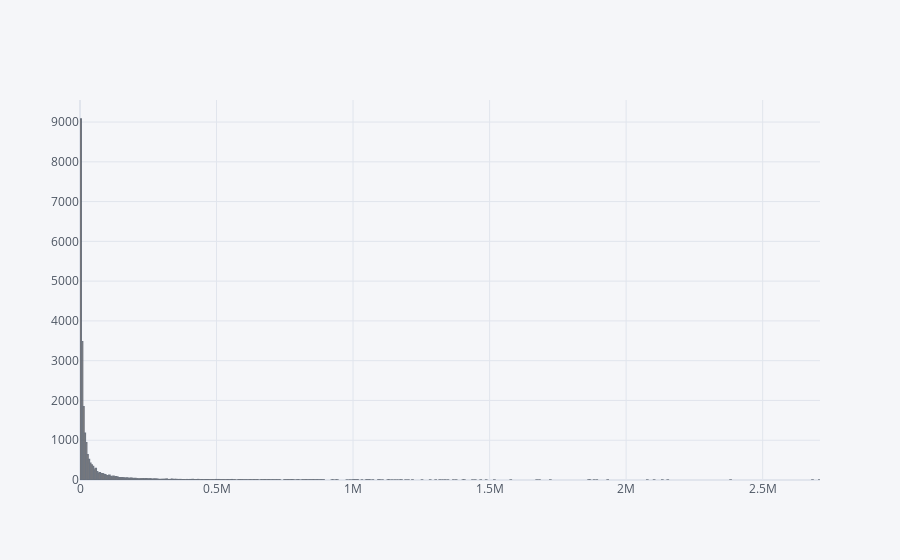

The code cell stored with this chart in its notebook:
### Code cell
plt.figure(figsize=(20,8))
df['votes'].iplot(kind='hist')
plt.show()

### Figure 1 — Plotly figure (JSON) as saved in the notebook; plotly's stock layout.template omitted (floating-point values rounded to 4 significant figures; data arrays with more than 128 entries replaced by an {"elided": "..."} marker saying what was removed)
{"data": [{"histfunc": "count", "histnorm": "", "marker": {"color": "rgba(255, 153, 51, 1.0)", "line": {"color": "#4D5663", "width": 1.3}}, "name": "votes", "opacity": 0.8, "orientation": "v", "type": "histogram", "x": {"elided": "23096 int values"}}], "layout": {"barmode": "overlay", "legend": {"bgcolor": "#F5F6F9", "font": {"color": "#4D5663"}}, "paper_bgcolor": "#F5F6F9", "plot_bgcolor": "#F5F6F9", "title": {"font": {"color": "#4D5663"}}, "xaxis": {"gridcolor": "#E1E5ED", "showgrid": true, "tickfont": {"color": "#4D5663"}, "title": {"font": {"color": "#4D5663"}, "text": ""}, "zerolinecolor": "#E1E5ED"}, "yaxis": {"gridcolor": "#E1E5ED", "showgrid": true, "tickfont": {"color": "#4D5663"}, "title": {"font": {"color": "#4D5663"}, "text": ""}, "zerolinecolor": "#E1E5ED"}}}
